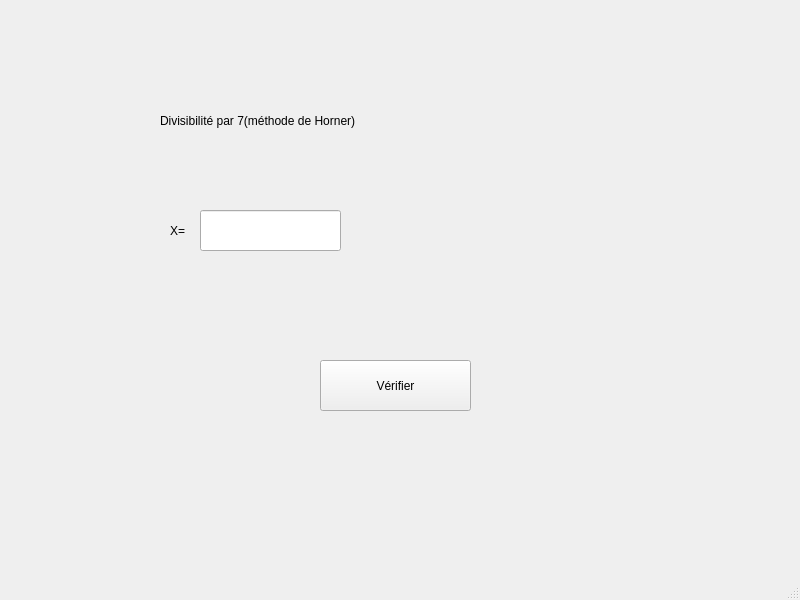
<?xml version="1.0" encoding="UTF-8"?>
<ui version="4.0">
 <class>MainWindow</class>
 <widget class="QMainWindow" name="MainWindow">
  <property name="geometry">
   <rect>
    <x>0</x>
    <y>0</y>
    <width>800</width>
    <height>600</height>
   </rect>
  </property>
  <property name="windowTitle">
   <string>MainWindow</string>
  </property>
  <widget class="QWidget" name="centralwidget">
   <widget class="QLabel" name="label">
    <property name="geometry">
     <rect>
      <x>160</x>
      <y>90</y>
      <width>421</width>
      <height>61</height>
     </rect>
    </property>
    <property name="text">
     <string>Divisibilité par 7(méthode de Horner)</string>
    </property>
   </widget>
   <widget class="QPushButton" name="Verifier">
    <property name="geometry">
     <rect>
      <x>320</x>
      <y>360</y>
      <width>151</width>
      <height>51</height>
     </rect>
    </property>
    <property name="text">
     <string>Vérifier</string>
    </property>
   </widget>
   <widget class="QLabel" name="label_2">
    <property name="geometry">
     <rect>
      <x>170</x>
      <y>200</y>
      <width>121</width>
      <height>61</height>
     </rect>
    </property>
    <property name="text">
     <string>X=</string>
    </property>
   </widget>
   <widget class="QLineEdit" name="vx">
    <property name="geometry">
     <rect>
      <x>200</x>
      <y>210</y>
      <width>141</width>
      <height>41</height>
     </rect>
    </property>
   </widget>
   <widget class="QLabel" name="res">
    <property name="geometry">
     <rect>
      <x>180</x>
      <y>470</y>
      <width>531</width>
      <height>61</height>
     </rect>
    </property>
    <property name="text">
     <string/>
    </property>
   </widget>
  </widget>
  <widget class="QMenuBar" name="menubar">
   <property name="geometry">
    <rect>
     <x>0</x>
     <y>0</y>
     <width>800</width>
     <height>26</height>
    </rect>
   </property>
  </widget>
  <widget class="QStatusBar" name="statusbar"/>
 </widget>
 <resources/>
 <connections/>
</ui>
